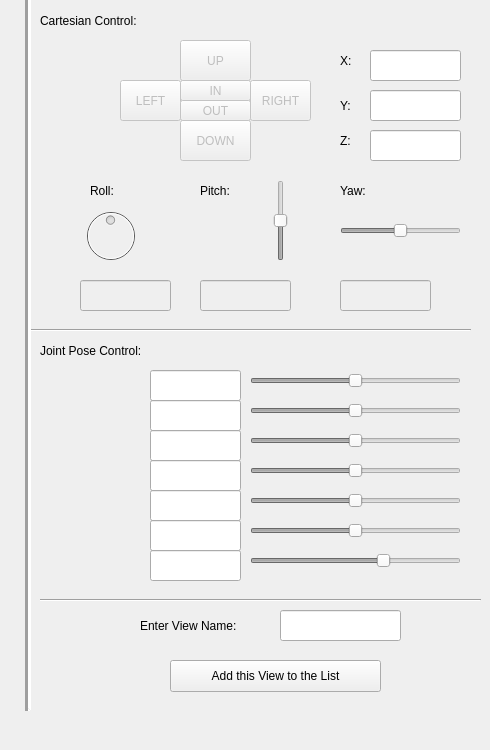
    <widget class="QWidget" name="mainCommandWindow">
     <attribute name="title">
      <string>Main Command Window</string>
     </attribute>
     <widget class="QLabel" name="label_38">
      <property name="geometry">
       <rect>
        <x>40</x>
        <y>10</y>
        <width>121</width>
        <height>21</height>
       </rect>
      </property>
      <property name="text">
       <string>Cartesian Control:</string>
      </property>
     </widget>
     <widget class="Line" name="line_20">
      <property name="geometry">
       <rect>
        <x>30</x>
        <y>320</y>
        <width>441</width>
        <height>20</height>
       </rect>
      </property>
      <property name="lineWidth">
       <number>1</number>
      </property>
      <property name="orientation">
       <enum>Qt::Horizontal</enum>
      </property>
     </widget>
     <widget class="QLabel" name="label_39">
      <property name="geometry">
       <rect>
        <x>340</x>
        <y>180</y>
        <width>51</width>
        <height>21</height>
       </rect>
      </property>
      <property name="text">
       <string>Yaw:</string>
      </property>
     </widget>
     <widget class="QLineEdit" name="J4_lineEdit">
      <property name="geometry">
       <rect>
        <x>150</x>
        <y>460</y>
        <width>91</width>
        <height>31</height>
       </rect>
      </property>
      <property name="readOnly">
       <bool>true</bool>
      </property>
      <property name="html" stdset="0">
       <string>&lt;!DOCTYPE HTML PUBLIC &quot;-//W3C//DTD HTML 4.0//EN&quot; &quot;http://www.w3.org/TR/REC-html40/strict.dtd&quot;&gt;
&lt;html&gt;&lt;head&gt;&lt;meta name=&quot;qrichtext&quot; content=&quot;1&quot; /&gt;&lt;style type=&quot;text/css&quot;&gt;
p, li { white-space: pre-wrap; }
&lt;/style&gt;&lt;/head&gt;&lt;body style=&quot; font-family:'Ubuntu'; font-size:11pt; font-weight:400; font-style:normal;&quot;&gt;
&lt;p style=&quot;-qt-paragraph-type:empty; margin-top:0px; margin-bottom:0px; margin-left:0px; margin-right:0px; -qt-block-indent:0; text-indent:0px; font-family:'.AppleSystemUIFont'; font-size:13pt;&quot;&gt;&lt;br /&gt;&lt;/p&gt;&lt;/body&gt;&lt;/html&gt;</string>
      </property>
     </widget>
     <widget class="QSlider" name="J1_horizontalSlider">
      <property name="enabled">
       <bool>false</bool>
      </property>
      <property name="geometry">
       <rect>
        <x>250</x>
        <y>370</y>
        <width>211</width>
        <height>22</height>
       </rect>
      </property>
      <property name="minimum">
       <number>-180</number>
      </property>
      <property name="maximum">
       <number>180</number>
      </property>
      <property name="orientation">
       <enum>Qt::Horizontal</enum>
      </property>
     </widget>
     <widget class="QLineEdit" name="J3_lineEdit">
      <property name="geometry">
       <rect>
        <x>150</x>
        <y>430</y>
        <width>91</width>
        <height>31</height>
       </rect>
      </property>
      <property name="readOnly">
       <bool>true</bool>
      </property>
      <property name="html" stdset="0">
       <string>&lt;!DOCTYPE HTML PUBLIC &quot;-//W3C//DTD HTML 4.0//EN&quot; &quot;http://www.w3.org/TR/REC-html40/strict.dtd&quot;&gt;
&lt;html&gt;&lt;head&gt;&lt;meta name=&quot;qrichtext&quot; content=&quot;1&quot; /&gt;&lt;style type=&quot;text/css&quot;&gt;
p, li { white-space: pre-wrap; }
&lt;/style&gt;&lt;/head&gt;&lt;body style=&quot; font-family:'Ubuntu'; font-size:11pt; font-weight:400; font-style:normal;&quot;&gt;
&lt;p style=&quot;-qt-paragraph-type:empty; margin-top:0px; margin-bottom:0px; margin-left:0px; margin-right:0px; -qt-block-indent:0; text-indent:0px; font-family:'.AppleSystemUIFont'; font-size:13pt;&quot;&gt;&lt;br /&gt;&lt;/p&gt;&lt;/body&gt;&lt;/html&gt;</string>
      </property>
     </widget>
     <widget class="QLineEdit" name="J1_lineEdit">
      <property name="geometry">
       <rect>
        <x>150</x>
        <y>370</y>
        <width>91</width>
        <height>31</height>
       </rect>
      </property>
      <property name="readOnly">
       <bool>true</bool>
      </property>
      <property name="html" stdset="0">
       <string>&lt;!DOCTYPE HTML PUBLIC &quot;-//W3C//DTD HTML 4.0//EN&quot; &quot;http://www.w3.org/TR/REC-html40/strict.dtd&quot;&gt;
&lt;html&gt;&lt;head&gt;&lt;meta name=&quot;qrichtext&quot; content=&quot;1&quot; /&gt;&lt;style type=&quot;text/css&quot;&gt;
p, li { white-space: pre-wrap; }
&lt;/style&gt;&lt;/head&gt;&lt;body style=&quot; font-family:'Ubuntu'; font-size:11pt; font-weight:400; font-style:normal;&quot;&gt;
&lt;p style=&quot;-qt-paragraph-type:empty; margin-top:0px; margin-bottom:0px; margin-left:0px; margin-right:0px; -qt-block-indent:0; text-indent:0px; font-family:'.AppleSystemUIFont'; font-size:13pt;&quot;&gt;&lt;br /&gt;&lt;/p&gt;&lt;/body&gt;&lt;/html&gt;</string>
      </property>
     </widget>
     <widget class="QLabel" name="label_41">
      <property name="geometry">
       <rect>
        <x>40</x>
        <y>340</y>
        <width>131</width>
        <height>21</height>
       </rect>
      </property>
      <property name="text">
       <string>Joint Pose Control:</string>
      </property>
     </widget>
     <widget class="QSlider" name="Pitch_verticalSlider">
      <property name="enabled">
       <bool>false</bool>
      </property>
      <property name="geometry">
       <rect>
        <x>270</x>
        <y>180</y>
        <width>22</width>
        <height>81</height>
       </rect>
      </property>
      <property name="minimum">
       <number>-180</number>
      </property>
      <property name="maximum">
       <number>180</number>
      </property>
      <property name="orientation">
       <enum>Qt::Vertical</enum>
      </property>
     </widget>
     <widget class="QSlider" name="J7_horizontalSlider">
      <property name="enabled">
       <bool>false</bool>
      </property>
      <property name="geometry">
       <rect>
        <x>250</x>
        <y>550</y>
        <width>211</width>
        <height>22</height>
       </rect>
      </property>
      <property name="minimum">
       <number>-180</number>
      </property>
      <property name="value">
       <number>0</number>
      </property>
      <property name="orientation">
       <enum>Qt::Horizontal</enum>
      </property>
     </widget>
     <widget class="QLabel" name="label_42">
      <property name="geometry">
       <rect>
        <x>340</x>
        <y>50</y>
        <width>21</width>
        <height>21</height>
       </rect>
      </property>
      <property name="text">
       <string>X:</string>
      </property>
     </widget>
     <widget class="QPushButton" name="IN_pushButton">
      <property name="enabled">
       <bool>false</bool>
      </property>
      <property name="geometry">
       <rect>
        <x>180</x>
        <y>80</y>
        <width>71</width>
        <height>21</height>
       </rect>
      </property>
      <property name="text">
       <string>IN</string>
      </property>
     </widget>
     <widget class="QLineEdit" name="J6_lineEdit">
      <property name="geometry">
       <rect>
        <x>150</x>
        <y>520</y>
        <width>91</width>
        <height>31</height>
       </rect>
      </property>
      <property name="readOnly">
       <bool>true</bool>
      </property>
      <property name="html" stdset="0">
       <string>&lt;!DOCTYPE HTML PUBLIC &quot;-//W3C//DTD HTML 4.0//EN&quot; &quot;http://www.w3.org/TR/REC-html40/strict.dtd&quot;&gt;
&lt;html&gt;&lt;head&gt;&lt;meta name=&quot;qrichtext&quot; content=&quot;1&quot; /&gt;&lt;style type=&quot;text/css&quot;&gt;
p, li { white-space: pre-wrap; }
&lt;/style&gt;&lt;/head&gt;&lt;body style=&quot; font-family:'Ubuntu'; font-size:11pt; font-weight:400; font-style:normal;&quot;&gt;
&lt;p style=&quot;-qt-paragraph-type:empty; margin-top:0px; margin-bottom:0px; margin-left:0px; margin-right:0px; -qt-block-indent:0; text-indent:0px; font-family:'.AppleSystemUIFont'; font-size:13pt;&quot;&gt;&lt;br /&gt;&lt;/p&gt;&lt;/body&gt;&lt;/html&gt;</string>
      </property>
     </widget>
     <widget class="QSlider" name="Yaw_horizontalSlider">
      <property name="enabled">
       <bool>false</bool>
      </property>
      <property name="geometry">
       <rect>
        <x>340</x>
        <y>220</y>
        <width>121</width>
        <height>22</height>
       </rect>
      </property>
      <property name="minimum">
       <number>-180</number>
      </property>
      <property name="maximum">
       <number>180</number>
      </property>
      <property name="orientation">
       <enum>Qt::Horizontal</enum>
      </property>
     </widget>
     <widget class="QLineEdit" name="J2_lineEdit">
      <property name="geometry">
       <rect>
        <x>150</x>
        <y>400</y>
        <width>91</width>
        <height>31</height>
       </rect>
      </property>
      <property name="readOnly">
       <bool>true</bool>
      </property>
      <property name="html" stdset="0">
       <string>&lt;!DOCTYPE HTML PUBLIC &quot;-//W3C//DTD HTML 4.0//EN&quot; &quot;http://www.w3.org/TR/REC-html40/strict.dtd&quot;&gt;
&lt;html&gt;&lt;head&gt;&lt;meta name=&quot;qrichtext&quot; content=&quot;1&quot; /&gt;&lt;style type=&quot;text/css&quot;&gt;
p, li { white-space: pre-wrap; }
&lt;/style&gt;&lt;/head&gt;&lt;body style=&quot; font-family:'Ubuntu'; font-size:11pt; font-weight:400; font-style:normal;&quot;&gt;
&lt;p style=&quot;-qt-paragraph-type:empty; margin-top:0px; margin-bottom:0px; margin-left:0px; margin-right:0px; -qt-block-indent:0; text-indent:0px; font-family:'.AppleSystemUIFont'; font-size:13pt;&quot;&gt;&lt;br /&gt;&lt;/p&gt;&lt;/body&gt;&lt;/html&gt;</string>
      </property>
     </widget>
     <widget class="QLabel" name="label_43">
      <property name="geometry">
       <rect>
        <x>200</x>
        <y>180</y>
        <width>51</width>
        <height>21</height>
       </rect>
      </property>
      <property name="text">
       <string>Pitch:</string>
      </property>
     </widget>
     <widget class="QDial" name="Roll_dial">
      <property name="enabled">
       <bool>false</bool>
      </property>
      <property name="geometry">
       <rect>
        <x>80</x>
        <y>200</y>
        <width>61</width>
        <height>71</height>
       </rect>
      </property>
      <property name="minimum">
       <number>-180</number>
      </property>
      <property name="maximum">
       <number>180</number>
      </property>
     </widget>
     <widget class="QLabel" name="label_44">
      <property name="geometry">
       <rect>
        <x>90</x>
        <y>180</y>
        <width>51</width>
        <height>21</height>
       </rect>
      </property>
      <property name="text">
       <string>Roll:</string>
      </property>
     </widget>
     <widget class="QSlider" name="J6_horizontalSlider">
      <property name="enabled">
       <bool>false</bool>
      </property>
      <property name="geometry">
       <rect>
        <x>250</x>
        <y>520</y>
        <width>211</width>
        <height>22</height>
       </rect>
      </property>
      <property name="minimum">
       <number>-120</number>
      </property>
      <property name="maximum">
       <number>120</number>
      </property>
      <property name="orientation">
       <enum>Qt::Horizontal</enum>
      </property>
     </widget>
     <widget class="QLabel" name="label_45">
      <property name="geometry">
       <rect>
        <x>340</x>
        <y>130</y>
        <width>21</width>
        <height>21</height>
       </rect>
      </property>
      <property name="text">
       <string>Z:</string>
      </property>
     </widget>
     <widget class="QPushButton" name="UP_pushButton">
      <property name="enabled">
       <bool>false</bool>
      </property>
      <property name="geometry">
       <rect>
        <x>180</x>
        <y>40</y>
        <width>71</width>
        <height>41</height>
       </rect>
      </property>
      <property name="text">
       <string>UP</string>
      </property>
     </widget>
     <widget class="QSlider" name="J2_horizontalSlider">
      <property name="enabled">
       <bool>false</bool>
      </property>
      <property name="geometry">
       <rect>
        <x>250</x>
        <y>400</y>
        <width>211</width>
        <height>22</height>
       </rect>
      </property>
      <property name="minimum">
       <number>-128</number>
      </property>
      <property name="maximum">
       <number>128</number>
      </property>
      <property name="orientation">
       <enum>Qt::Horizontal</enum>
      </property>
     </widget>
     <widget class="QLineEdit" name="J5_lineEdit">
      <property name="geometry">
       <rect>
        <x>150</x>
        <y>490</y>
        <width>91</width>
        <height>31</height>
       </rect>
      </property>
      <property name="readOnly">
       <bool>true</bool>
      </property>
      <property name="html" stdset="0">
       <string>&lt;!DOCTYPE HTML PUBLIC &quot;-//W3C//DTD HTML 4.0//EN&quot; &quot;http://www.w3.org/TR/REC-html40/strict.dtd&quot;&gt;
&lt;html&gt;&lt;head&gt;&lt;meta name=&quot;qrichtext&quot; content=&quot;1&quot; /&gt;&lt;style type=&quot;text/css&quot;&gt;
p, li { white-space: pre-wrap; }
&lt;/style&gt;&lt;/head&gt;&lt;body style=&quot; font-family:'Ubuntu'; font-size:11pt; font-weight:400; font-style:normal;&quot;&gt;
&lt;p style=&quot;-qt-paragraph-type:empty; margin-top:0px; margin-bottom:0px; margin-left:0px; margin-right:0px; -qt-block-indent:0; text-indent:0px; font-family:'.AppleSystemUIFont'; font-size:13pt;&quot;&gt;&lt;br /&gt;&lt;/p&gt;&lt;/body&gt;&lt;/html&gt;</string>
      </property>
     </widget>
     <widget class="QPushButton" name="LEFT_pushButton">
      <property name="enabled">
       <bool>false</bool>
      </property>
      <property name="geometry">
       <rect>
        <x>120</x>
        <y>80</y>
        <width>61</width>
        <height>41</height>
       </rect>
      </property>
      <property name="text">
       <string>LEFT</string>
      </property>
     </widget>
     <widget class="QPushButton" name="DOWN_pushButton">
      <property name="enabled">
       <bool>false</bool>
      </property>
      <property name="geometry">
       <rect>
        <x>180</x>
        <y>120</y>
        <width>71</width>
        <height>41</height>
       </rect>
      </property>
      <property name="text">
       <string>DOWN</string>
      </property>
     </widget>
     <widget class="QPushButton" name="OUT_pushButton">
      <property name="enabled">
       <bool>false</bool>
      </property>
      <property name="geometry">
       <rect>
        <x>180</x>
        <y>100</y>
        <width>71</width>
        <height>21</height>
       </rect>
      </property>
      <property name="text">
       <string>OUT</string>
      </property>
     </widget>
     <widget class="QLineEdit" name="J7_lineEdit">
      <property name="geometry">
       <rect>
        <x>150</x>
        <y>550</y>
        <width>91</width>
        <height>31</height>
       </rect>
      </property>
      <property name="readOnly">
       <bool>true</bool>
      </property>
      <property name="html" stdset="0">
       <string>&lt;!DOCTYPE HTML PUBLIC &quot;-//W3C//DTD HTML 4.0//EN&quot; &quot;http://www.w3.org/TR/REC-html40/strict.dtd&quot;&gt;
&lt;html&gt;&lt;head&gt;&lt;meta name=&quot;qrichtext&quot; content=&quot;1&quot; /&gt;&lt;style type=&quot;text/css&quot;&gt;
p, li { white-space: pre-wrap; }
&lt;/style&gt;&lt;/head&gt;&lt;body style=&quot; font-family:'Ubuntu'; font-size:11pt; font-weight:400; font-style:normal;&quot;&gt;
&lt;p style=&quot;-qt-paragraph-type:empty; margin-top:0px; margin-bottom:0px; margin-left:0px; margin-right:0px; -qt-block-indent:0; text-indent:0px; font-family:'.AppleSystemUIFont'; font-size:13pt;&quot;&gt;&lt;br /&gt;&lt;/p&gt;&lt;/body&gt;&lt;/html&gt;</string>
      </property>
     </widget>
     <widget class="QSlider" name="J4_horizontalSlider">
      <property name="enabled">
       <bool>false</bool>
      </property>
      <property name="geometry">
       <rect>
        <x>250</x>
        <y>460</y>
        <width>211</width>
        <height>22</height>
       </rect>
      </property>
      <property name="minimum">
       <number>-147</number>
      </property>
      <property name="maximum">
       <number>147</number>
      </property>
      <property name="orientation">
       <enum>Qt::Horizontal</enum>
      </property>
     </widget>
     <widget class="QSlider" name="J5_horizontalSlider">
      <property name="enabled">
       <bool>false</bool>
      </property>
      <property name="geometry">
       <rect>
        <x>250</x>
        <y>490</y>
        <width>211</width>
        <height>22</height>
       </rect>
      </property>
      <property name="minimum">
       <number>-180</number>
      </property>
      <property name="maximum">
       <number>180</number>
      </property>
      <property name="orientation">
       <enum>Qt::Horizontal</enum>
      </property>
     </widget>
     <widget class="QPushButton" name="RIGHT_pushButton">
      <property name="enabled">
       <bool>false</bool>
      </property>
      <property name="geometry">
       <rect>
        <x>250</x>
        <y>80</y>
        <width>61</width>
        <height>41</height>
       </rect>
      </property>
      <property name="text">
       <string>RIGHT</string>
      </property>
     </widget>
     <widget class="QLineEdit" name="Z_lineEdit">
      <property name="geometry">
       <rect>
        <x>370</x>
        <y>130</y>
        <width>91</width>
        <height>31</height>
       </rect>
      </property>
     </widget>
     <widget class="QLabel" name="label_46">
      <property name="geometry">
       <rect>
        <x>340</x>
        <y>90</y>
        <width>21</width>
        <height>31</height>
       </rect>
      </property>
      <property name="text">
       <string>Y:</string>
      </property>
     </widget>
     <widget class="QSlider" name="J3_horizontalSlider">
      <property name="enabled">
       <bool>false</bool>
      </property>
      <property name="geometry">
       <rect>
        <x>250</x>
        <y>430</y>
        <width>211</width>
        <height>22</height>
       </rect>
      </property>
      <property name="minimum">
       <number>-180</number>
      </property>
      <property name="maximum">
       <number>180</number>
      </property>
      <property name="orientation">
       <enum>Qt::Horizontal</enum>
      </property>
     </widget>
     <widget class="QLineEdit" name="Y_lineEdit">
      <property name="geometry">
       <rect>
        <x>370</x>
        <y>90</y>
        <width>91</width>
        <height>31</height>
       </rect>
      </property>
     </widget>
     <widget class="Line" name="line_21">
      <property name="geometry">
       <rect>
        <x>20</x>
        <y>-30</y>
        <width>16</width>
        <height>741</height>
       </rect>
      </property>
      <property name="styleSheet">
       <string notr="true">QLine
{
color: red;
}</string>
      </property>
      <property name="lineWidth">
       <number>3</number>
      </property>
      <property name="midLineWidth">
       <number>0</number>
      </property>
      <property name="orientation">
       <enum>Qt::Vertical</enum>
      </property>
     </widget>
     <widget class="Line" name="line_22">
      <property name="geometry">
       <rect>
        <x>40</x>
        <y>590</y>
        <width>441</width>
        <height>20</height>
       </rect>
      </property>
      <property name="lineWidth">
       <number>1</number>
      </property>
      <property name="orientation">
       <enum>Qt::Horizontal</enum>
      </property>
     </widget>
     <widget class="QPushButton" name="addView_pushButton">
      <property name="geometry">
       <rect>
        <x>170</x>
        <y>660</y>
        <width>211</width>
        <height>32</height>
       </rect>
      </property>
      <property name="text">
       <string>Add this View to the List</string>
      </property>
     </widget>
     <widget class="QLabel" name="label_49">
      <property name="geometry">
       <rect>
        <x>140</x>
        <y>610</y>
        <width>131</width>
        <height>31</height>
       </rect>
      </property>
      <property name="text">
       <string>Enter View Name:</string>
      </property>
     </widget>
     <widget class="QLineEdit" name="Roll_lineEdit">
      <property name="enabled">
       <bool>false</bool>
      </property>
      <property name="geometry">
       <rect>
        <x>80</x>
        <y>280</y>
        <width>91</width>
        <height>31</height>
       </rect>
      </property>
      <property name="html" stdset="0">
       <string>&lt;!DOCTYPE HTML PUBLIC &quot;-//W3C//DTD HTML 4.0//EN&quot; &quot;http://www.w3.org/TR/REC-html40/strict.dtd&quot;&gt;
&lt;html&gt;&lt;head&gt;&lt;meta name=&quot;qrichtext&quot; content=&quot;1&quot; /&gt;&lt;style type=&quot;text/css&quot;&gt;
p, li { white-space: pre-wrap; }
&lt;/style&gt;&lt;/head&gt;&lt;body style=&quot; font-family:'Ubuntu'; font-size:11pt; font-weight:400; font-style:normal;&quot;&gt;
&lt;p style=&quot;-qt-paragraph-type:empty; margin-top:0px; margin-bottom:0px; margin-left:0px; margin-right:0px; -qt-block-indent:0; text-indent:0px; font-family:'.AppleSystemUIFont'; font-size:13pt;&quot;&gt;&lt;br /&gt;&lt;/p&gt;&lt;/body&gt;&lt;/html&gt;</string>
      </property>
     </widget>
     <widget class="QLineEdit" name="Pitch_lineEdit">
      <property name="enabled">
       <bool>false</bool>
      </property>
      <property name="geometry">
       <rect>
        <x>200</x>
        <y>280</y>
        <width>91</width>
        <height>31</height>
       </rect>
      </property>
      <property name="readOnly">
       <bool>true</bool>
      </property>
      <property name="html" stdset="0">
       <string>&lt;!DOCTYPE HTML PUBLIC &quot;-//W3C//DTD HTML 4.0//EN&quot; &quot;http://www.w3.org/TR/REC-html40/strict.dtd&quot;&gt;
&lt;html&gt;&lt;head&gt;&lt;meta name=&quot;qrichtext&quot; content=&quot;1&quot; /&gt;&lt;style type=&quot;text/css&quot;&gt;
p, li { white-space: pre-wrap; }
&lt;/style&gt;&lt;/head&gt;&lt;body style=&quot; font-family:'Ubuntu'; font-size:11pt; font-weight:400; font-style:normal;&quot;&gt;
&lt;p style=&quot;-qt-paragraph-type:empty; margin-top:0px; margin-bottom:0px; margin-left:0px; margin-right:0px; -qt-block-indent:0; text-indent:0px; font-family:'.AppleSystemUIFont'; font-size:13pt;&quot;&gt;&lt;br /&gt;&lt;/p&gt;&lt;/body&gt;&lt;/html&gt;</string>
      </property>
     </widget>
     <widget class="QLineEdit" name="Yaw_lineEdit">
      <property name="enabled">
       <bool>false</bool>
      </property>
      <property name="geometry">
       <rect>
        <x>340</x>
        <y>280</y>
        <width>91</width>
        <height>31</height>
       </rect>
      </property>
      <property name="html" stdset="0">
       <string>&lt;!DOCTYPE HTML PUBLIC &quot;-//W3C//DTD HTML 4.0//EN&quot; &quot;http://www.w3.org/TR/REC-html40/strict.dtd&quot;&gt;
&lt;html&gt;&lt;head&gt;&lt;meta name=&quot;qrichtext&quot; content=&quot;1&quot; /&gt;&lt;style type=&quot;text/css&quot;&gt;
p, li { white-space: pre-wrap; }
&lt;/style&gt;&lt;/head&gt;&lt;body style=&quot; font-family:'Ubuntu'; font-size:11pt; font-weight:400; font-style:normal;&quot;&gt;
&lt;p style=&quot;-qt-paragraph-type:empty; margin-top:0px; margin-bottom:0px; margin-left:0px; margin-right:0px; -qt-block-indent:0; text-indent:0px; font-family:'.AppleSystemUIFont'; font-size:13pt;&quot;&gt;&lt;br /&gt;&lt;/p&gt;&lt;/body&gt;&lt;/html&gt;</string>
      </property>
     </widget>
     <widget class="QLineEdit" name="addName_lineEdit">
      <property name="geometry">
       <rect>
        <x>280</x>
        <y>610</y>
        <width>121</width>
        <height>31</height>
       </rect>
      </property>
      <property name="html" stdset="0">
       <string>&lt;!DOCTYPE HTML PUBLIC &quot;-//W3C//DTD HTML 4.0//EN&quot; &quot;http://www.w3.org/TR/REC-html40/strict.dtd&quot;&gt;
&lt;html&gt;&lt;head&gt;&lt;meta name=&quot;qrichtext&quot; content=&quot;1&quot; /&gt;&lt;style type=&quot;text/css&quot;&gt;
p, li { white-space: pre-wrap; }
&lt;/style&gt;&lt;/head&gt;&lt;body style=&quot; font-family:'Ubuntu'; font-size:11pt; font-weight:400; font-style:normal;&quot;&gt;
&lt;p style=&quot;-qt-paragraph-type:empty; margin-top:0px; margin-bottom:0px; margin-left:0px; margin-right:0px; -qt-block-indent:0; text-indent:0px; font-family:'.AppleSystemUIFont'; font-size:13pt;&quot;&gt;&lt;br /&gt;&lt;/p&gt;&lt;/body&gt;&lt;/html&gt;</string>
      </property>
     </widget>
     <widget class="QLineEdit" name="X_lineEdit">
      <property name="geometry">
       <rect>
        <x>370</x>
        <y>50</y>
        <width>91</width>
        <height>31</height>
       </rect>
      </property>
     </widget>
    </widget>
